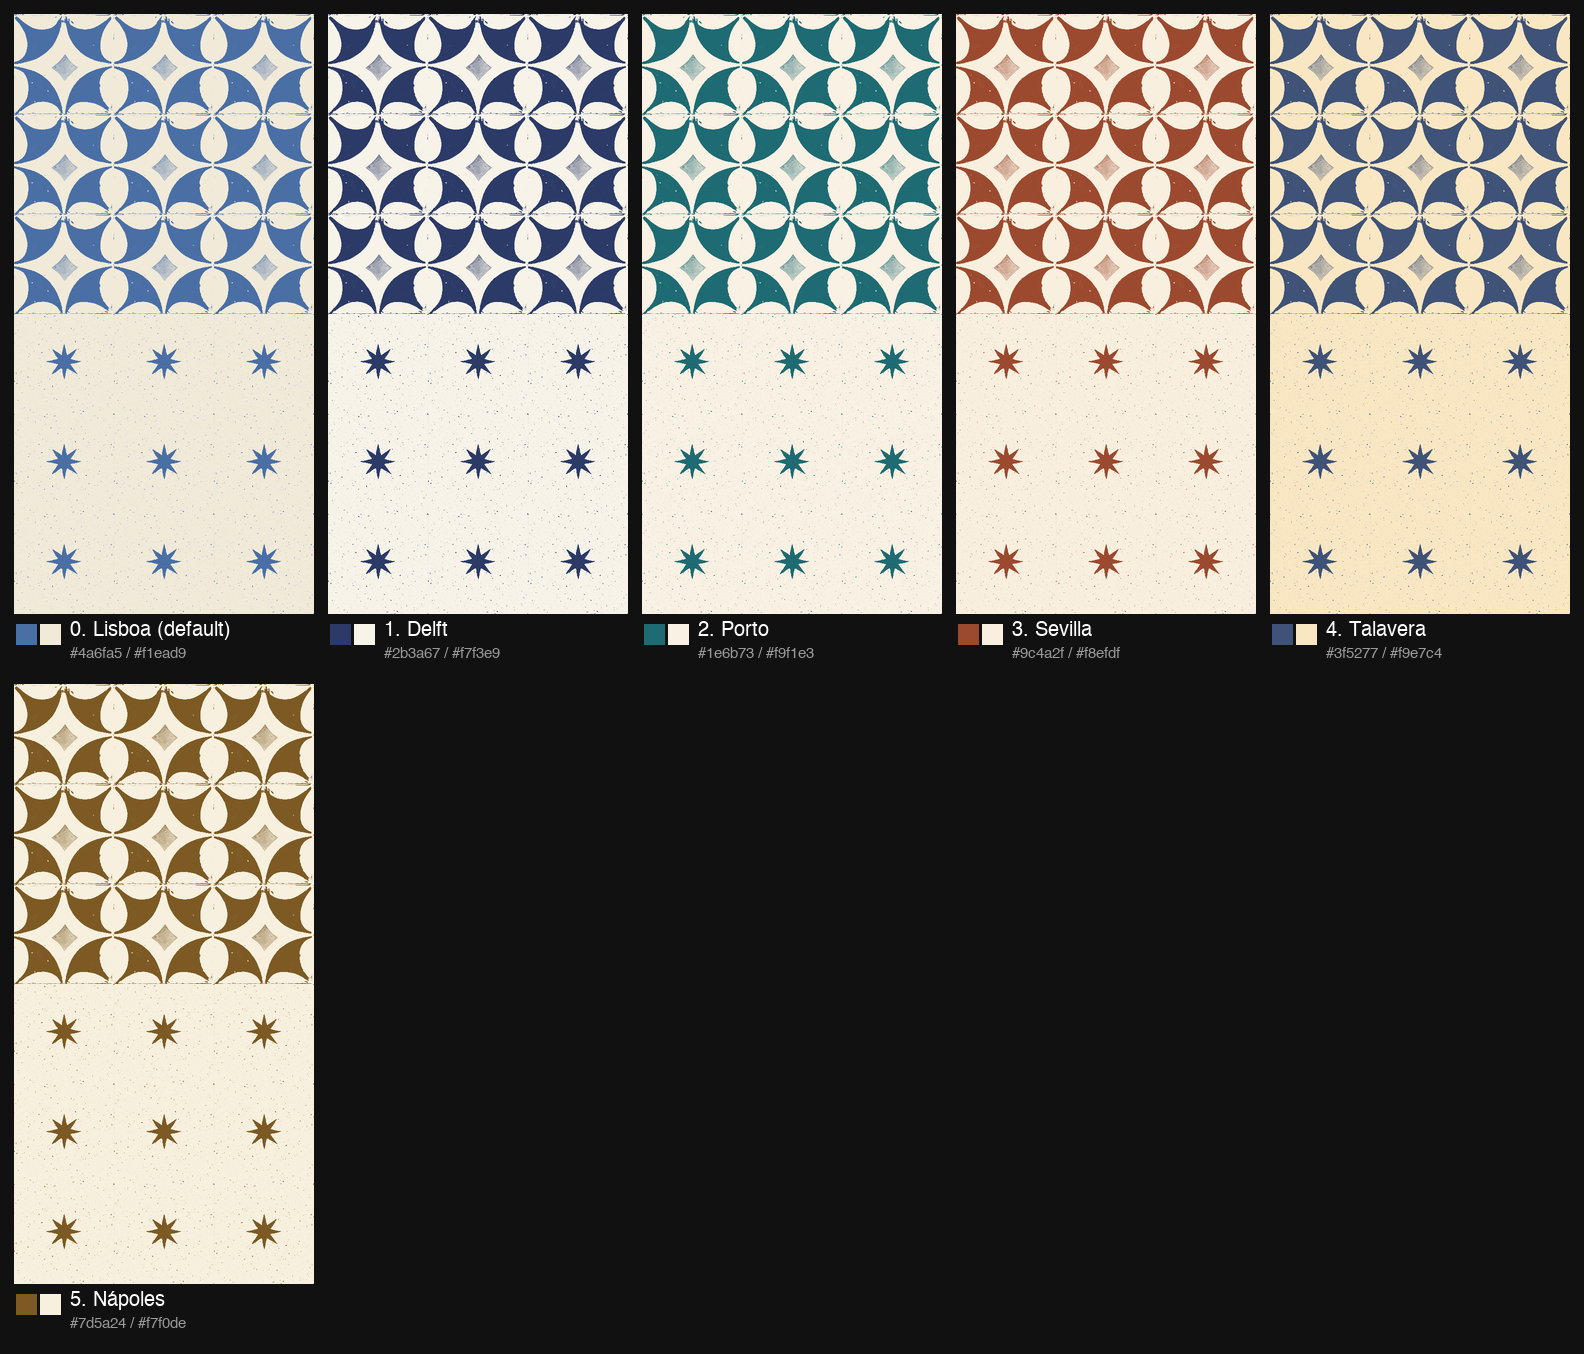

The script that saved this image:
#!/usr/bin/env python3
"""Palette candidates for the duotone presets, rendered with the shipped
algorithm (variant B: autocontrast 2% + S-curve x2.5). Rows alternate the two
reference tiles; one column per palette. Output: palettes.png
"""

from pathlib import Path

from PIL import Image, ImageDraw, ImageFont, ImageOps

TILES_DIR = Path(__file__).resolve().parents[0] / ".." / "app" / "public" / "tiles"
OUT = Path(__file__).resolve().parent / "palettes.png"

TILE_PX, N, CELL = 200, 3, 300
LABEL_H = 56
COLS = 5

# Final six: deep saturated dark + light warm whites (lightened per Kike).
PALETTES = [
    ("Lisboa (default)", "#4a6fa5", "#f1ead9"),
    ("Delft", "#2b3a67", "#f7f3e9"),
    ("Porto", "#1e6b73", "#f9f1e3"),
    ("Sevilla", "#9c4a2f", "#f8efdf"),
    ("Talavera", "#3f5277", "#f9e7c4"),
    ("Nápoles", "#7d5a24", "#f7f0de"),
]


def s_curve(x):
    return 2 * x * x if x < 0.5 else 1 - 2 * (1 - x) * (1 - x)


def lut_b():
    lut = []
    for v in range(256):
        x = v / 255
        x = s_curve(s_curve(x))
        x = x * 0.5 + s_curve(x) * 0.5
        lut.append(round(x * 255))
    return lut


LUT = lut_b()


def mosaic_of(name):
    tile = Image.open(TILES_DIR / name).convert("RGB").resize((TILE_PX, TILE_PX), Image.LANCZOS)
    m = Image.new("RGB", (TILE_PX * N, TILE_PX * N))
    for r in range(N):
        for c in range(N):
            m.paste(tile, (c * TILE_PX, r * TILE_PX))
    return m


def render(mosaic, dark, light):
    gray = ImageOps.autocontrast(mosaic.convert("L"), cutoff=2)
    return ImageOps.colorize(gray.point(LUT), black=dark, white=light)


tiles = [mosaic_of("star-blue-gold.png"), mosaic_of("terrazzo-star.png")]
rows_of_palettes = (len(PALETTES) + COLS - 1) // COLS
pad = 14
w = COLS * CELL + (COLS + 1) * pad
h = rows_of_palettes * len(tiles) * CELL + rows_of_palettes * (LABEL_H + pad) + pad
sheet = Image.new("RGB", (w, h), "#111111")
draw = ImageDraw.Draw(sheet)
try:
    font = ImageFont.truetype("/System/Library/Fonts/Helvetica.ttc", 20)
    small = ImageFont.truetype("/System/Library/Fonts/Helvetica.ttc", 15)
except OSError:
    font = small = ImageFont.load_default()

for i, (name, dark, light) in enumerate(PALETTES):
    prow, col = divmod(i, COLS)
    x = pad + col * (CELL + pad)
    y = pad + prow * (len(tiles) * CELL + LABEL_H + pad)
    for t, m in enumerate(tiles):
        sheet.paste(render(m, dark, light).resize((CELL, CELL), Image.LANCZOS), (x, y + t * CELL))
    ly = y + len(tiles) * CELL + 6
    draw.rectangle([x + 2, ly + 4, x + 22, ly + 24], fill=dark)
    draw.rectangle([x + 26, ly + 4, x + 46, ly + 24], fill=light)
    draw.text((x + 56, ly), f"{i}. {name}", fill="#ffffff", font=font)
    draw.text((x + 56, ly + 26), f"{dark} / {light}", fill="#999999", font=small)

sheet.save(OUT)
print(OUT)
